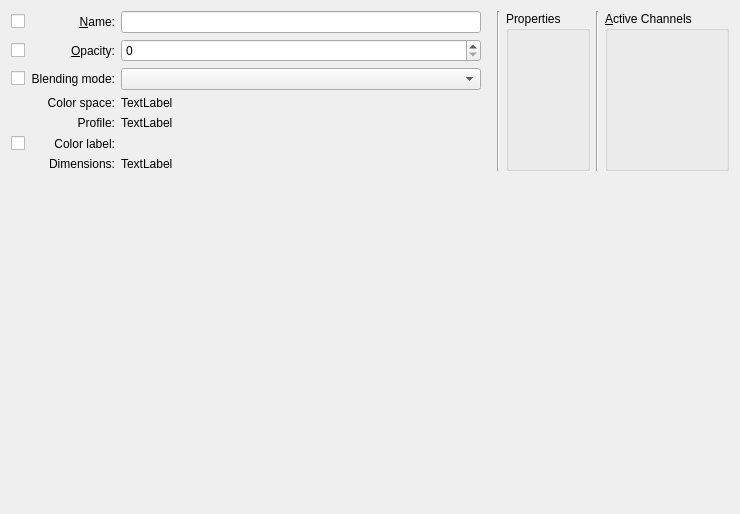
<?xml version="1.0" encoding="UTF-8"?>
<ui version="4.0">
 <author>
    SPDX-FileCopyrightText: none
    SPDX-License-Identifier: GPL-3.0-or-later
  </author>
 <class>WdgLayerProperties</class>
 <widget class="QWidget" name="WdgLayerProperties">
  <property name="geometry">
   <rect>
    <x>0</x>
    <y>0</y>
    <width>740</width>
    <height>514</height>
   </rect>
  </property>
  <layout class="QVBoxLayout" name="verticalLayout">
   <item>
    <layout class="QHBoxLayout" name="horizontalLayout">
     <item>
      <layout class="QGridLayout" name="gridLayout" rowstretch="1,1,1,1,1,0,0">
       <item row="0" column="0">
        <widget class="QCheckBox" name="chkName"/>
       </item>
       <item row="0" column="1">
        <widget class="QLabel" name="lblName">
         <property name="text">
          <string>&amp;Name:</string>
         </property>
         <property name="alignment">
          <set>Qt::AlignRight|Qt::AlignTrailing|Qt::AlignVCenter</set>
         </property>
         <property name="buddy">
          <cstring>editName</cstring>
         </property>
        </widget>
       </item>
       <item row="0" column="2">
        <widget class="QLineEdit" name="editName">
         <property name="sizePolicy">
          <sizepolicy hsizetype="MinimumExpanding" vsizetype="Fixed">
           <horstretch>0</horstretch>
           <verstretch>0</verstretch>
          </sizepolicy>
         </property>
        </widget>
       </item>
       <item row="1" column="0">
        <widget class="QCheckBox" name="chkOpacity"/>
       </item>
       <item row="1" column="1">
        <widget class="QLabel" name="lblOpacity">
         <property name="text">
          <string>&amp;Opacity:</string>
         </property>
         <property name="alignment">
          <set>Qt::AlignRight|Qt::AlignTrailing|Qt::AlignVCenter</set>
         </property>
         <property name="buddy">
          <cstring>intOpacity</cstring>
         </property>
        </widget>
       </item>
       <item row="1" column="2">
        <widget class="KisSliderSpinBox" name="intOpacity" native="true">
         <property name="sizePolicy">
          <sizepolicy hsizetype="MinimumExpanding" vsizetype="Preferred">
           <horstretch>0</horstretch>
           <verstretch>0</verstretch>
          </sizepolicy>
         </property>
        </widget>
       </item>
       <item row="2" column="0">
        <widget class="QCheckBox" name="chkCompositeOp"/>
       </item>
       <item row="2" column="1">
        <widget class="QLabel" name="lblCompositeOp">
         <property name="text">
          <string>Blending mode:</string>
         </property>
         <property name="alignment">
          <set>Qt::AlignRight|Qt::AlignTrailing|Qt::AlignVCenter</set>
         </property>
        </widget>
       </item>
       <item row="2" column="2">
        <widget class="KisCompositeOpComboBox" name="cmbComposite">
         <property name="sizePolicy">
          <sizepolicy hsizetype="MinimumExpanding" vsizetype="Fixed">
           <horstretch>0</horstretch>
           <verstretch>0</verstretch>
          </sizepolicy>
         </property>
        </widget>
       </item>
       <item row="3" column="1">
        <widget class="QLabel" name="lblColorSpaceTitle">
         <property name="sizePolicy">
          <sizepolicy hsizetype="Preferred" vsizetype="Fixed">
           <horstretch>0</horstretch>
           <verstretch>0</verstretch>
          </sizepolicy>
         </property>
         <property name="text">
          <string>Color space:</string>
         </property>
         <property name="alignment">
          <set>Qt::AlignRight|Qt::AlignTrailing|Qt::AlignVCenter</set>
         </property>
        </widget>
       </item>
       <item row="3" column="2">
        <widget class="QLabel" name="lblColorSpace">
         <property name="sizePolicy">
          <sizepolicy hsizetype="Preferred" vsizetype="Fixed">
           <horstretch>0</horstretch>
           <verstretch>0</verstretch>
          </sizepolicy>
         </property>
         <property name="text">
          <string comment="KDE::DoNotExtract">TextLabel</string>
         </property>
        </widget>
       </item>
       <item row="4" column="1">
        <widget class="QLabel" name="lblProfileTitle">
         <property name="sizePolicy">
          <sizepolicy hsizetype="Preferred" vsizetype="Fixed">
           <horstretch>0</horstretch>
           <verstretch>0</verstretch>
          </sizepolicy>
         </property>
         <property name="text">
          <string comment="Label of ICC Color Profile in Layer Properties dialogue">Profile:</string>
         </property>
         <property name="alignment">
          <set>Qt::AlignRight|Qt::AlignTop|Qt::AlignTrailing</set>
         </property>
        </widget>
       </item>
       <item row="4" column="2">
        <widget class="QLabel" name="lblProfile">
         <property name="sizePolicy">
          <sizepolicy hsizetype="Preferred" vsizetype="Fixed">
           <horstretch>0</horstretch>
           <verstretch>0</verstretch>
          </sizepolicy>
         </property>
         <property name="text">
          <string comment="KDE::DoNotExtract">TextLabel</string>
         </property>
         <property name="textFormat">
          <enum>Qt::PlainText</enum>
         </property>
         <property name="wordWrap">
          <bool>false</bool>
         </property>
        </widget>
       </item>
       <item row="5" column="1">
        <widget class="QLabel" name="lblColorLabel">
         <property name="text">
          <string>Color label:</string>
         </property>
         <property name="alignment">
          <set>Qt::AlignRight|Qt::AlignTrailing|Qt::AlignVCenter</set>
         </property>
         <property name="wordWrap">
          <bool>true</bool>
         </property>
        </widget>
       </item>
       <item row="5" column="0">
        <widget class="QCheckBox" name="chkColorLabel">
         <property name="text">
          <string/>
         </property>
        </widget>
       </item>
       <item row="5" column="2">
        <widget class="KisColorLabelSelectorWidget" name="colorLabelSelector" native="true"/>
       </item>
       <item row="6" column="1">
        <widget class="QLabel" name="lblDimensionsTitle">
         <property name="sizePolicy">
          <sizepolicy hsizetype="Preferred" vsizetype="Fixed">
           <horstretch>0</horstretch>
           <verstretch>0</verstretch>
          </sizepolicy>
         </property>
         <property name="text">
          <string comment="Label of Dimensions as in Layer Position">Dimensions:</string>
         </property>
         <property name="alignment">
          <set>Qt::AlignRight|Qt::AlignTrailing|Qt::AlignVCenter</set>
         </property>
        </widget>
       </item>
       <item row="6" column="2">
        <widget class="QLabel" name="lblDimensions">
         <property name="sizePolicy">
          <sizepolicy hsizetype="Preferred" vsizetype="Fixed">
           <horstretch>0</horstretch>
           <verstretch>0</verstretch>
          </sizepolicy>
         </property>
         <property name="text">
          <string comment="KDE::DoNotExtract">TextLabel</string>
         </property>
        </widget>
       </item>
      </layout>
     </item>
     <item>
      <spacer name="horizontalSpacer">
       <property name="orientation">
        <enum>Qt::Horizontal</enum>
       </property>
       <property name="sizeType">
        <enum>QSizePolicy::Fixed</enum>
       </property>
       <property name="sizeHint" stdset="0">
        <size>
         <width>10</width>
         <height>20</height>
        </size>
       </property>
      </spacer>
     </item>
     <item>
      <widget class="Line" name="line">
       <property name="orientation">
        <enum>Qt::Vertical</enum>
       </property>
      </widget>
     </item>
     <item>
      <widget class="QGroupBox" name="grpProperties">
       <property name="title">
        <string>Properties</string>
       </property>
      </widget>
     </item>
     <item>
      <widget class="Line" name="lineActiveChannels">
       <property name="orientation">
        <enum>Qt::Vertical</enum>
       </property>
      </widget>
     </item>
     <item>
      <widget class="QGroupBox" name="grpActiveChannels">
       <property name="toolTip">
        <string>Select the set of active channels.</string>
       </property>
       <property name="whatsThis">
        <string>Select the set of active channels. Only active channels will be visible, filtered or affected by painting.</string>
       </property>
       <property name="title">
        <string>&amp;Active Channels</string>
       </property>
      </widget>
     </item>
    </layout>
   </item>
   <item>
    <spacer name="verticalSpacer">
     <property name="orientation">
      <enum>Qt::Vertical</enum>
     </property>
     <property name="sizeType">
      <enum>QSizePolicy::MinimumExpanding</enum>
     </property>
     <property name="sizeHint" stdset="0">
      <size>
       <width>20</width>
       <height>40</height>
      </size>
     </property>
    </spacer>
   </item>
  </layout>
 </widget>
 <customwidgets>
  <customwidget>
   <class>KisSliderSpinBox</class>
   <extends>QSpinBox</extends>
   <header location="global">kis_slider_spin_box.h</header>
   <container>1</container>
  </customwidget>
  <customwidget>
   <class>KisCompositeOpComboBox</class>
   <extends>QComboBox</extends>
   <header>widgets/kis_cmb_composite.h</header>
  </customwidget>
  <customwidget>
   <class>KisColorLabelSelectorWidget</class>
   <extends>QWidget</extends>
   <header>widgets/kis_color_label_selector_widget.h</header>
   <container>1</container>
  </customwidget>
 </customwidgets>
 <resources/>
 <connections/>
</ui>
